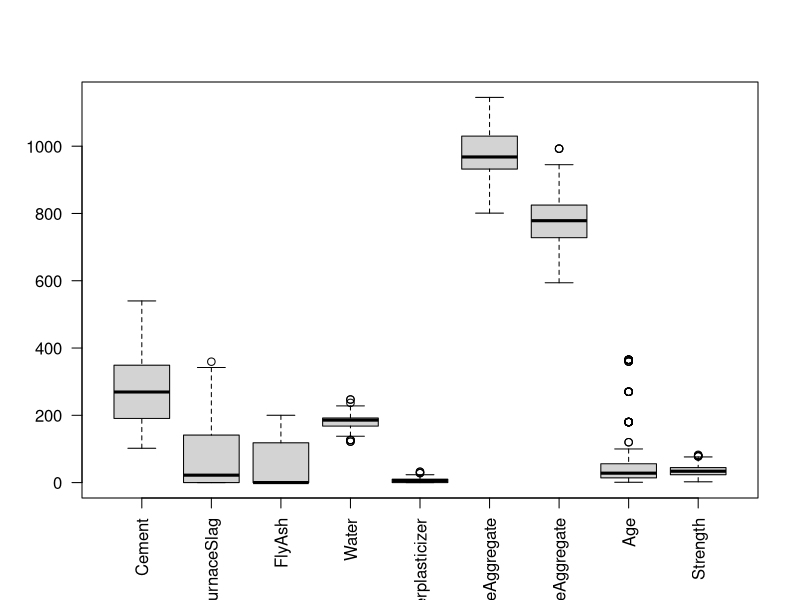
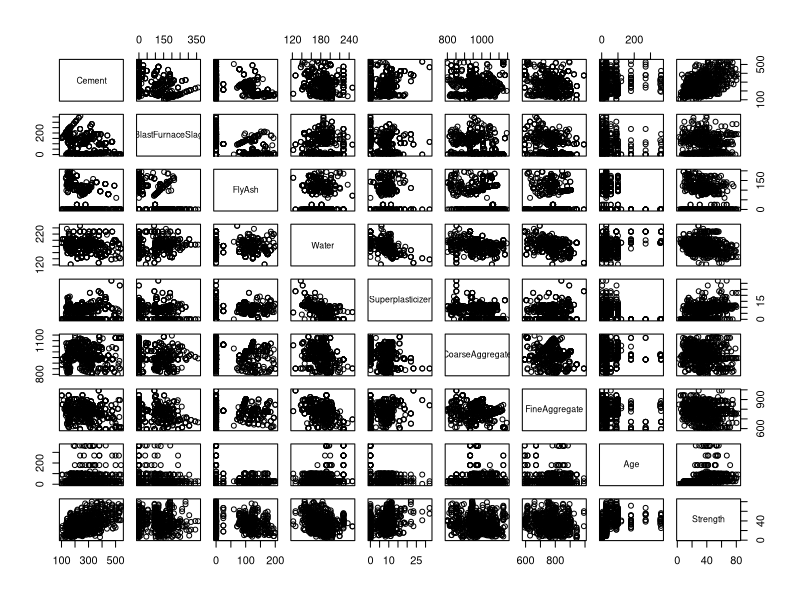
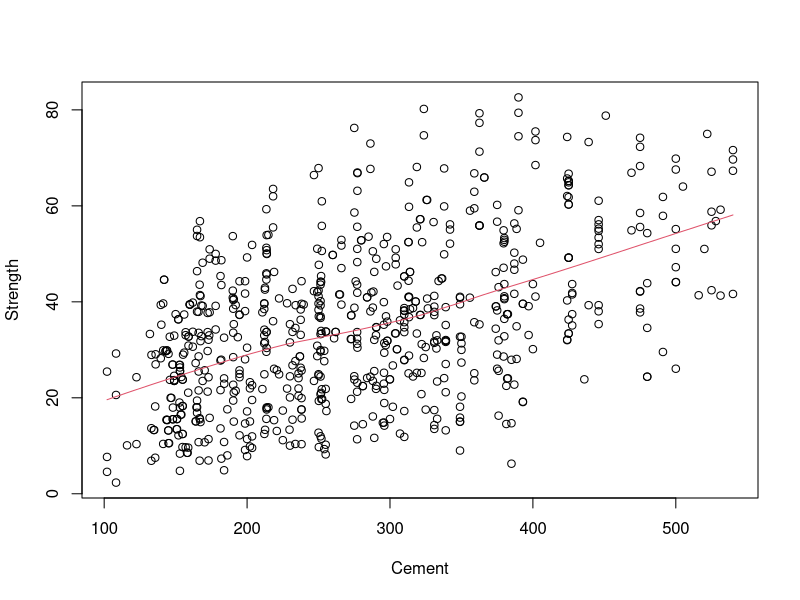
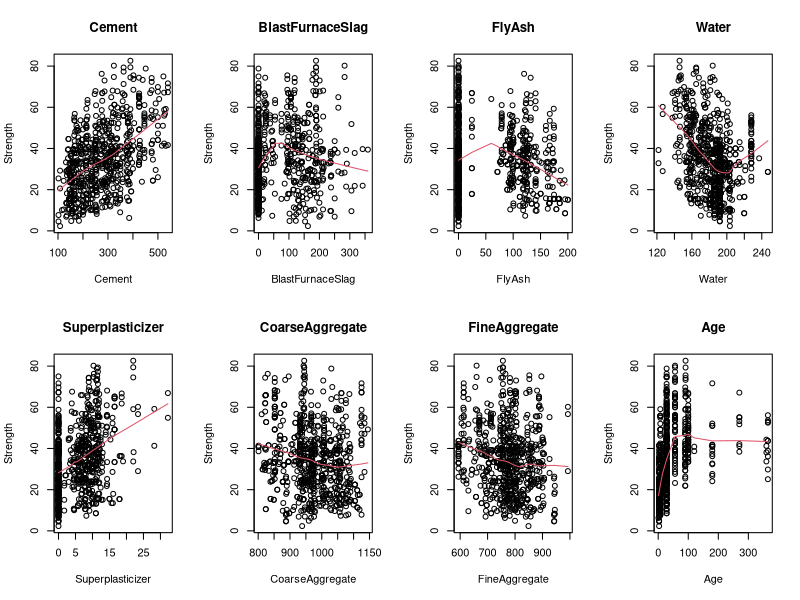
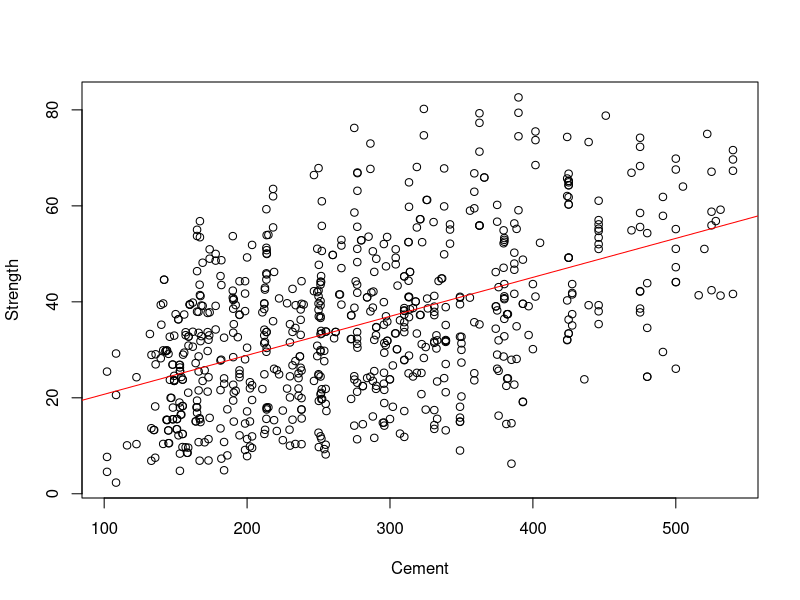
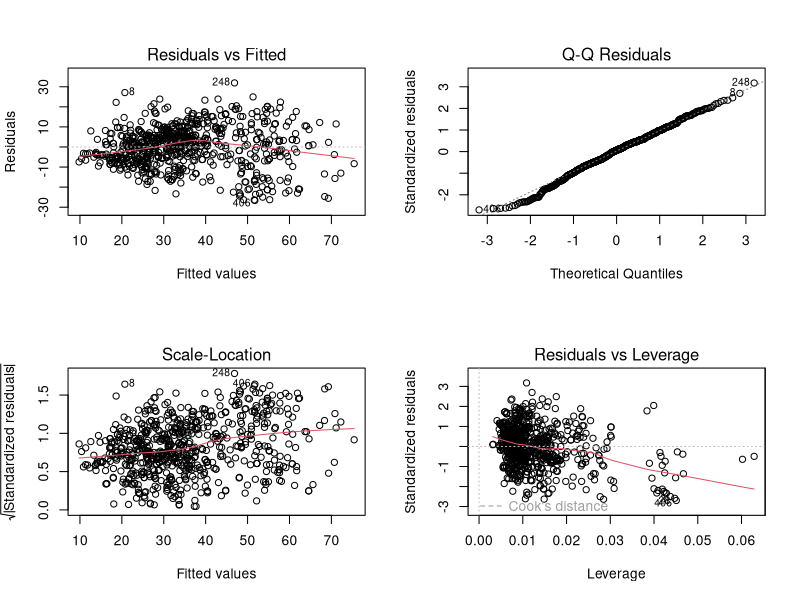

The R source for these figures, in order:
## ---- chunk 1
knitr::opts_chunk$set(echo = TRUE)
## ---- chunk 2

setwd('/Users/victorjuez/Google Drive/Documents/Documents academics/MUBD/Estadistica/sesion3')

## ---- chunk 3
datos <- read.table('Concrete_train.txt',sep="\t",header=TRUE)
dim(datos)                  # num filas y columnas
datos[1:5,]                 # ver datos
summary(datos)              # descriptiva de todas las variables 
boxplot(datos, las=2)       # boxplot de todas las variables
## ---- chunk 4
pairs(datos) # descriptiva bivariante
## ---- chunk 5
plot(Strength~Cement,datos)                       # puntos
with(datos,lines(lowess(Strength~Cement),col=2))  # estimacion no parametrica de la relacion
## ---- chunk 6
par(mfrow=c(2,4))
for(i in 1:8){
  plot(datos$Strength~datos[,i],main=names(datos)[i],xlab=names(datos)[i],ylab="Strength")
  with(datos,lines(lowess(Strength~datos[,i]),col=2))
}
## ---- chunk 7
mod.lm0 <- lm(Strength~Cement,datos)
summary(mod.lm0)
## ---- chunk 8
par(mfrow=c(1,1))
plot(Strength~Cement,datos)
abline(mod.lm0,col="red")
## ---- chunk 9
mod.lm1 <- lm(Strength~Cement + BlastFurnaceSlag + FlyAsh +      
                       Water + Superplasticizer + CoarseAggregate +
                       FineAggregate + Age,datos)                   # Ajuste del modelo
# mod.lm1 <- lm(Strength~.,datos)                                     # Instruccion equivalente a la anterior
mod.lm1                                                             # Ver coeficientes
summary(mod.lm1)                                                    # Resumen del modelo
## ---- chunk 10
mod.lm2 <- step(mod.lm1)                   # Seleccionar variables
## ---- chunk 11
summary(mod.lm2)                           # Modelo con variables seleccionadas
## ---- chunk 12
par(mfrow=c(2,2))                          # ventana para 4 gr?ficos
plot(mod.lm2)                              # graficos para valorar premisas
